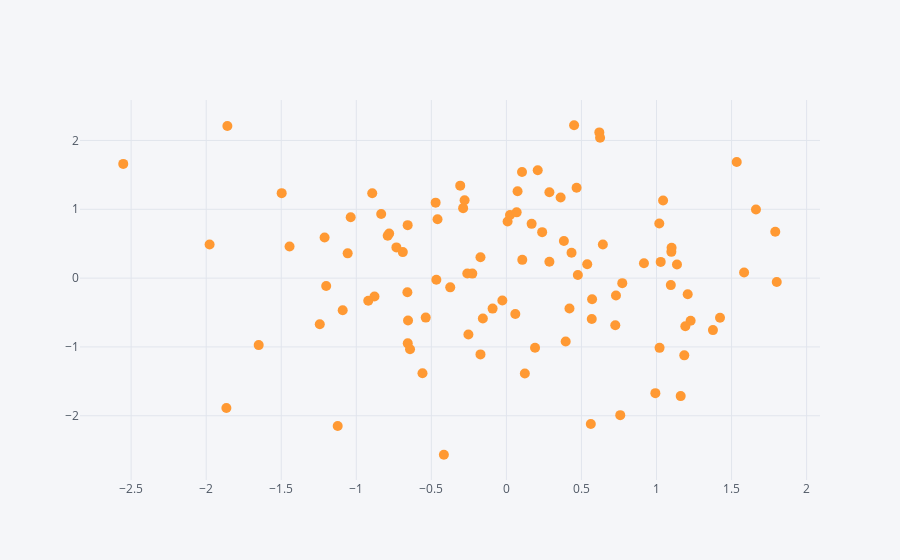

Here is the notebook cell this chart was saved with:
### Code cell
df1.iplot(kind = 'scatter', x = 'A', y = 'B', mode = 'markers', size = 10)
